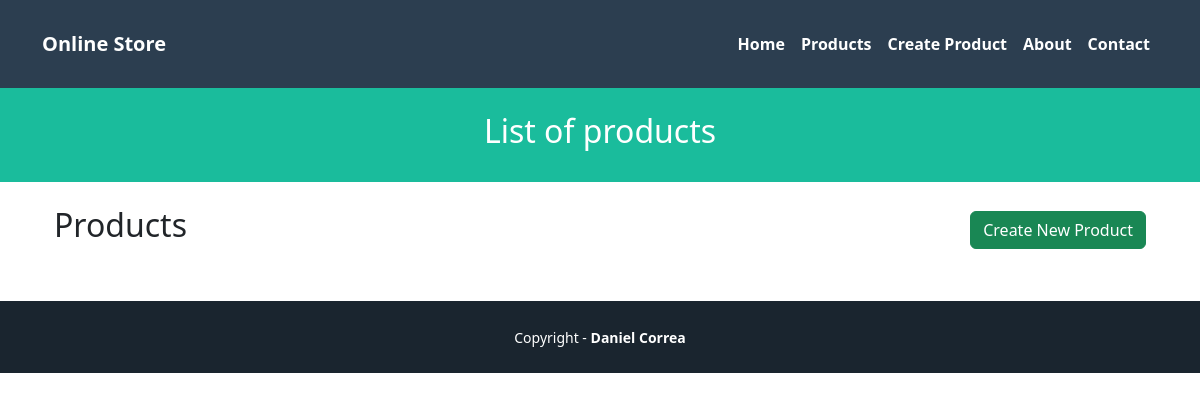
/products/, run on an earlier commit of the app's database.
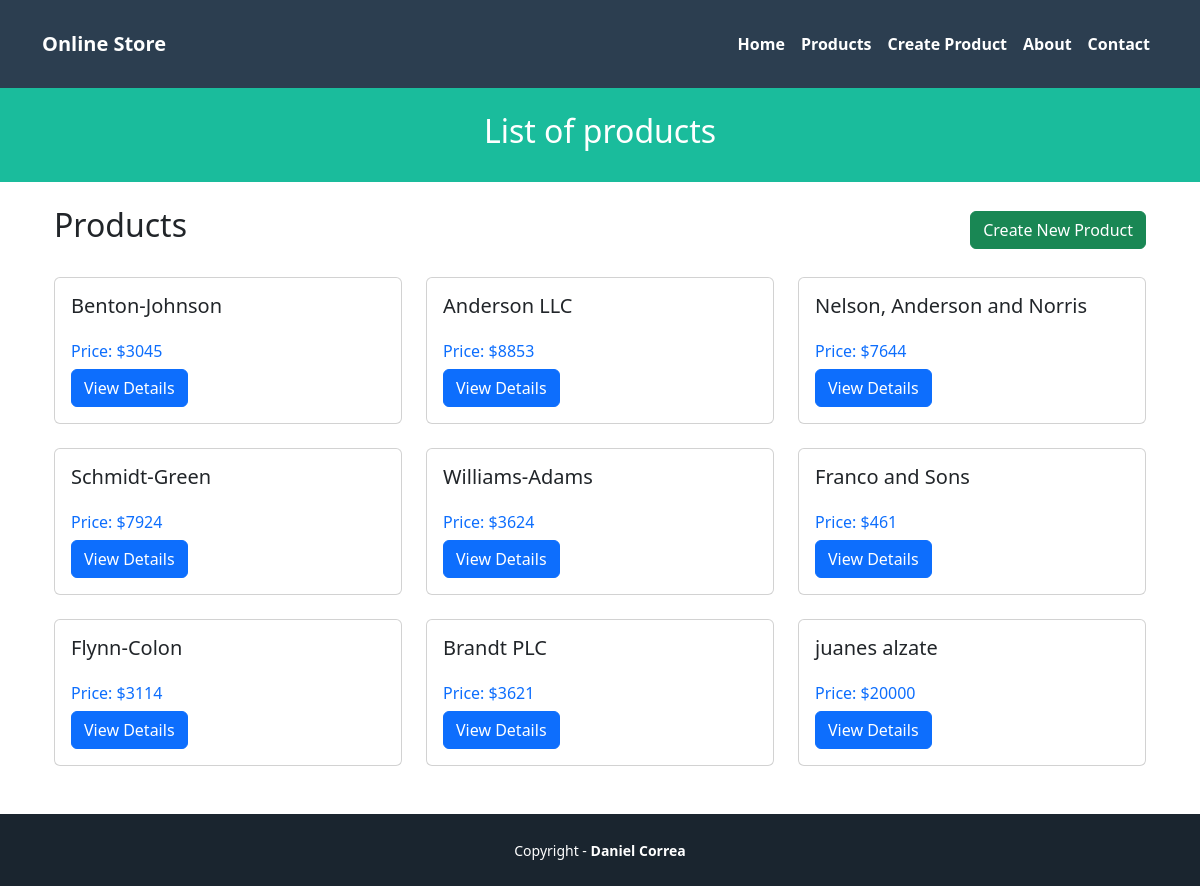
And on a later commit of the database.
### pages/models.py (models this page shows)
class Product(models.Model):
    name = models.CharField(max_length=255)
    price = models.IntegerField()
    created_at = models.DateTimeField(auto_now_add=True)
    updated_at = models.DateTimeField(auto_now=True)

### pages/views.py (the view)
# urls.py: path('products/', ProductIndexView.as_view(), name='product-index'),
class ProductIndexView(View):
    template_name = 'products/index.html'
    def get(self, request):
        viewData = {}
        viewData["title"] = "Products - Online Store"
        viewData["subtitle"] = "List of products"
        viewData["products"] = Product.objects.all()
        return render(request, self.template_name, viewData)

### pages/templates/products/index.html (shortened to what this page needs)
{% extends 'pages/base.html' %}
{% block header_title %}{{subtitle}}{% endblock %}
{% block content %}
<div class="container">
    <div class="row">
        <div class="col-md-12">
            <div class="d-flex justify-content-between align-items-center mb-4">
                <h2>Products</h2>
                <a href="{% url 'create' %}" class="btn btn-success">Create New Product</a>
            </div>
            <div class="row">
                {% for product in products %}
                <div class="col-md-4 mb-4">
                    <div class="card h-100">
                        <div class="card-body d-flex flex-column">
                            <h5 class="card-title">{{product.name}}</h5>
                            <div class="mt-auto">
                                <h6 class="text-primary mb-2">Price: ${{product.price}}</h6>
                                <a href="{% url 'show' product.id %}" class="btn btn-primary">View Details</a>
                            </div>
                        </div>
                    </div>
                </div>
                {% endfor %}
            </div>
        </div>
    </div>
</div>
{% endblock %}

### pages/templates/pages/base.html (shortened to what this page needs)
{% load static %}
<!DOCTYPE html>
<html lang="en">
<head>
    <link href="https://cdn.jsdelivr.net/npm/bootstrap@5.3.0-alpha1/dist/css/bootstrap.min.css" rel="stylesheet" />
    <link href="https://cdnjs.cloudflare.com/ajax/libs/font-awesome/6.0.0/css/all.min.css" rel="stylesheet" />
    <link href="{% static 'pages/app.css' %}" rel="stylesheet" />
</head>
<body>
    <nav class="navbar navbar-expand-lg navbar-dark bg-secondary py-4">
        <div class="container">
            <a class="navbar-brand" href="{% url 'home' %}">Online Store</a>
            <div class="collapse navbar-collapse" id="navbarNavAltMarkup">
                <div class="navbar-nav ms-auto">
                    <a class="nav-link active" href="{% url 'home' %}">Home</a>
                    <a class="nav-link active" href="{% url 'product-index' %}">Products</a>
                    <a class="nav-link active" href="{% url 'create' %}">Create Product</a>
                    <a class="nav-link active" href="{% url 'about' %}">About</a>
                    <a class="nav-link active" href="{% url 'contact' %}">Contact</a>
                </div>
            </div>
        </div>
    </nav>
    <header class="masthead bg-primary text-white text-center py-4">
        <div class="container d-flex align-items-center flex-column">
            <h2>{% block header_title %}A Laravel EAFIT App{% endblock %}</h2>
        </div>
    </header>
    <div class="container my-4">
        {% block content %}
        {% endblock %}
    </div>
    {% block footer %}
    <div class="copyright py-4 text-center text-white">
        <div class="container">
            <small>
                Copyright - <a class="text-reset fw-bold text-decoration-none" target="_blank" href="https://twitter.com/danielgarax">
                    Daniel Correa
                </a>
            </small>
        </div>
    </div>
    {% endblock %}
</body>
</html>

### pages/static/pages/app.css (style rules this page uses)
.bg-secondary { background-color: #2c3e50 !important; }
.copyright { background-color: #1a252f; }
.bg-primary { background-color: #1abc9c !important; }
nav { font-weight: 700; }

What changed in the data, as far as the page shows it:
added Product: name "Benton-Johnson", price "3045"
added Product: name "Anderson LLC", price "8853"
added Product: name "Nelson, Anderson and Norris", price "7644"
added Product: name "Schmidt-Green", price "7924"
added Product: name "Williams-Adams", price "3624"
added Product: name "Franco and Sons", price "461"
added Product: name "Flynn-Colon", price "3114"
added Product: name "Brandt PLC", price "3621"
added Product: name "juanes alzate", price "20000"
